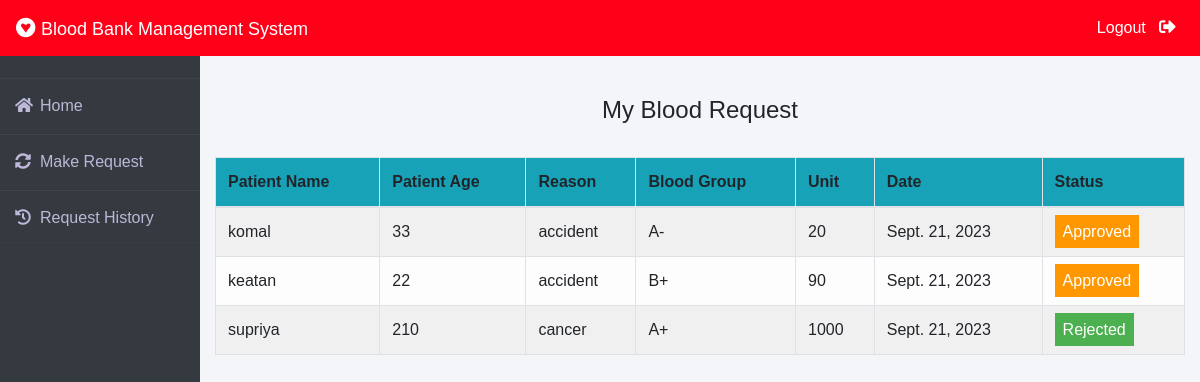
The page /patient/my-request (signed in) on the database its author committed.
### blood/models.py (models this page shows, shortened)
class BloodRequest(models.Model):
    request_by_patient=models.ForeignKey(pmodels.Patient,null=True,on_delete=models.CASCADE)
    request_by_donor=models.ForeignKey(dmodels.Donor,null=True,on_delete=models.CASCADE)
    patient_name=models.CharField(max_length=30)
    patient_age=models.PositiveIntegerField()
    reason=models.CharField(max_length=500)
    bloodgroup=models.CharField(max_length=10)
    unit=models.PositiveIntegerField(default=0)
    status=models.CharField(max_length=20,default="Pending")
    date=models.DateField(auto_now=True)

### patient/views.py (the view)
# urls.py: path('my-request', views.my_request_view,name='my-request'),
def my_request_view(request):
    patient= models.Patient.objects.get(user_id=request.user.id)
    blood_request=bmodels.BloodRequest.objects.all().filter(request_by_patient=patient)
    return render(request,'patient/my_request.html',{'blood_request':blood_request})

### templates/patient/my_request.html (shortened to what this page needs)
{% extends 'patient/patientbase.html' %}
{% block content %}
{% load widget_tweaks %}
{%load static%}
<head>
   </head>
<br><br>
<div class="container">
    <H4 class="text-center">My Blood Request</H4><br>
    <table class="table table-light table-hover table-bordered table-striped">
        <thead class="bg-info">
            <tr>
                <th scope="col">Patient Name</th>
                <th scope="col">Patient Age</th>
                <th scope="col">Reason</th>
                <th scope="col">Blood Group</th>
                <th scope="col">Unit</th>
                <th scope="col">Date</th>
                <th scope="col">Status</th>
            </tr>
        </thead>
        <tbody>
            {% for t in blood_request %}
            <tr>
                <td> {{t.patient_name}}</td>
                <td>{{t.patient_age}}</td>
                <td>{{t.reason}}</td>
                <td>{{t.bloodgroup}}</td>
                <td>{{t.unit}}</td>
                <td>{{t.date}}</td>
                {% if t.status == 'Approved' %}
                <td><span class="label warning"> Approved</span></td>
                {% elif t.status == 'Rejected' %}
                <td><span class="label success">Rejected</span></td>
                {% else %}
                <td><span style="color: white;margin-left: 0px;" class="label info">Pending</span></td>
                {% endif %}
            </tr>
            {% endfor %}
        </tbody>
    </table>
</div>
{% endblock content %}

### templates/patient/patientbase.html (style rules this page uses)
* { margin: 0; padding: 0; box-sizing: border-box; list-style: none; text-decoration: none; font-family: 'Josefin Sans', sans-serif; }
body { background-color: #f3f5f9; }

### templates/patient/my_request.html (style rules this page uses)
.label { color: white; padding: 8px; }
.success { background-color: #4CAF50; }
.warning { background-color: #ff9800; }

### rows shown on the page
BloodRequest: patient_name "komal", patient_age "33", reason "accident", bloodgroup "A-", unit "20", date "Sept. 21, 2023", status "Approved"
BloodRequest: patient_name "keatan", patient_age "22", reason "accident", bloodgroup "B+", unit "90", date "Sept. 21, 2023", status "Approved"
BloodRequest: patient_name "supriya", patient_age "210", reason "cancer", bloodgroup "A+", unit "1000", date "Sept. 21, 2023", status "Rejected"
